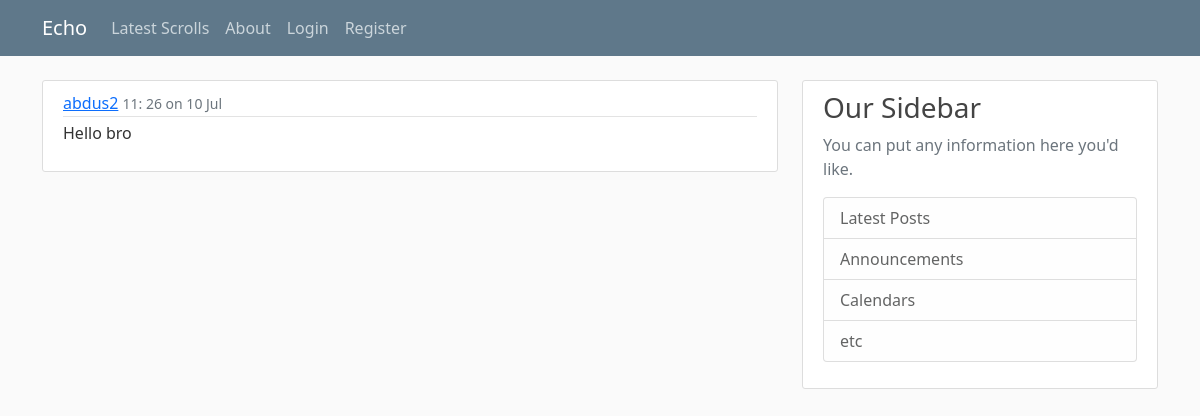
Screenshot of /post/3 with the database file from the repository.
### echoapp/models.py (models this page shows, shortened)
class User(db.Model, UserMixin):
    id = db.Column(db.Integer, primary_key=True)
    username = db.Column(db.String(20), unique=True, nullable=False)
    image_file = db.Column(db.String(20), nullable=False, default='default.jpg')
    password = db.Column(db.String(60), nullable=False)
    posts = db.relationship('Post', backref='author', lazy=True)

class Post(db.Model):
    id = db.Column(db.Integer, primary_key=True)
    content = db.Column(db.Text, nullable=False)
    date_posted = db.Column(db.DateTime, nullable=False, default=datetime.utcnow)
    user_id = db.Column(db.Integer, db.ForeignKey('user.id'), nullable=False)

### echoapp/routes.py (the view)
@app.route("/post/<int:post_id>")
def post(post_id):
    post = Post.query.get_or_404(post_id)
    return render_template('post.html', title=f'Echo by {post.author.username}', post=post)

### echoapp/templates/post.html
{% extends "layout.html" %}
{% block content %}
        <article class="media content-section">
            <div class="media-body">
                <div class="article-metadata">
                    <a class="mr-2" href="#">{{ post.author.username }}</a>
                        <small class="text-muted">{{ post.date_posted.strftime('%H: %M on %d %b') }}</small>
                 </div>
                <p class="article-content">{{ post.content }}</p>
             </div>
        </article>
{% endblock content %}

### echoapp/static/style.css (style rules this page uses)
body { background: #fafafa; color: #333333; margin-top: 5rem; }
.content-section { background: #ffffff; padding: 10px 20px; border: 1px solid #dddddd; border-radius: 3px; margin-bottom: 20px; }
.article-content { white-space: pre-line; }
.article-metadata { padding-bottom: 1px; margin-bottom: 4px; border-bottom: 1px solid #e3e3e3 }

### rows the page displays
User: author.username "abdus2"
Post: date_posted "11: 26 on 10 Jul", content "Hello bro"
